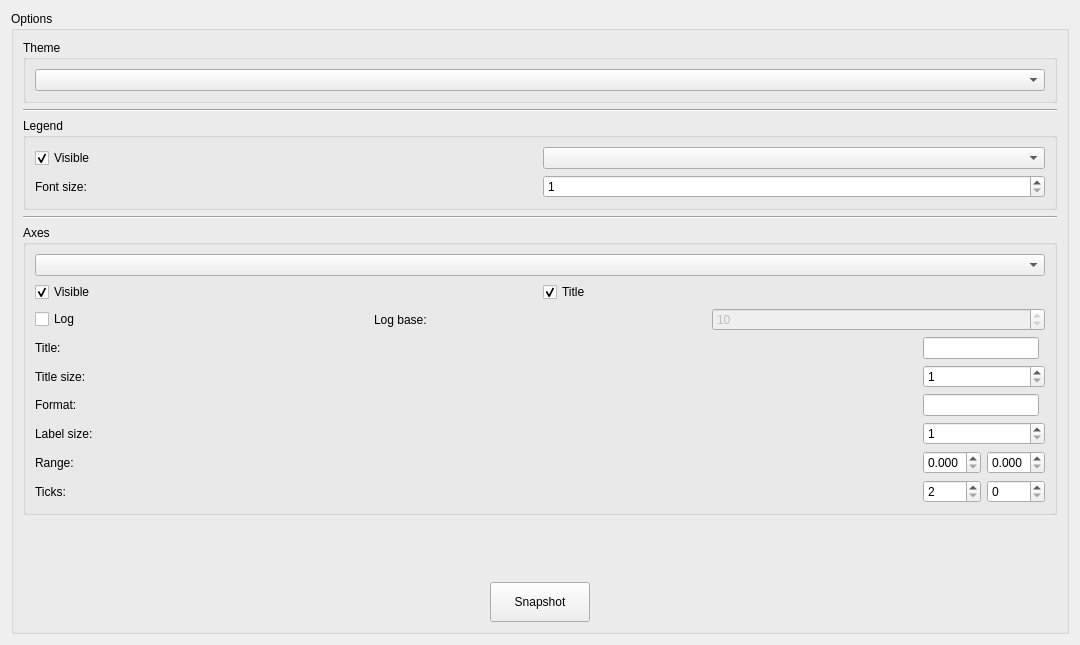
<?xml version="1.0" encoding="UTF-8"?>
<ui version="4.0">
 <class>PlotterLineChart</class>
 <widget class="QWidget" name="PlotterLineChart">
  <property name="geometry">
   <rect>
    <x>0</x>
    <y>0</y>
    <width>1080</width>
    <height>645</height>
   </rect>
  </property>
  <property name="windowTitle">
   <string>LineChart</string>
  </property>
  <layout class="QHBoxLayout" name="horizontalLayout">
   <item>
    <layout class="QVBoxLayout" name="verticalLayout">
     <item>
      <widget class="QGroupBox" name="groupBoxOptions">
       <property name="font">
        <font>
         <pointsize>9</pointsize>
        </font>
       </property>
       <property name="title">
        <string>Options</string>
       </property>
       <layout class="QVBoxLayout" name="verticalLayout_2">
        <item>
         <widget class="QGroupBox" name="groupBox">
          <property name="title">
           <string>Theme</string>
          </property>
          <layout class="QVBoxLayout" name="verticalLayout_5">
           <item>
            <widget class="QComboBox" name="comboBoxTheme"/>
           </item>
          </layout>
         </widget>
        </item>
        <item>
         <widget class="Line" name="line">
          <property name="orientation">
           <enum>Qt::Horizontal</enum>
          </property>
         </widget>
        </item>
        <item>
         <widget class="QGroupBox" name="groupBoxLegend">
          <property name="title">
           <string>Legend</string>
          </property>
          <layout class="QVBoxLayout" name="verticalLayout_3">
           <item>
            <layout class="QHBoxLayout" name="horizontalLayout_7">
             <item>
              <widget class="QCheckBox" name="checkBoxLegendVisible">
               <property name="text">
                <string>Visible</string>
               </property>
               <property name="checked">
                <bool>true</bool>
               </property>
              </widget>
             </item>
             <item>
              <widget class="QComboBox" name="comboBoxLegendAlign"/>
             </item>
            </layout>
           </item>
           <item>
            <layout class="QHBoxLayout" name="horizontalLayout_2">
             <item>
              <widget class="QLabel" name="labelFontSize">
               <property name="text">
                <string>Font size:</string>
               </property>
              </widget>
             </item>
             <item>
              <widget class="QSpinBox" name="spinBoxLegendFontSize">
               <property name="minimum">
                <number>1</number>
               </property>
               <property name="maximum">
                <number>72</number>
               </property>
              </widget>
             </item>
            </layout>
           </item>
          </layout>
         </widget>
        </item>
        <item>
         <widget class="Line" name="line_2">
          <property name="orientation">
           <enum>Qt::Horizontal</enum>
          </property>
         </widget>
        </item>
        <item>
         <widget class="QGroupBox" name="groupBoxCheckbox">
          <property name="title">
           <string>Axes</string>
          </property>
          <layout class="QVBoxLayout" name="verticalLayout_4">
           <item>
            <widget class="QComboBox" name="comboBoxAxis"/>
           </item>
           <item>
            <layout class="QHBoxLayout" name="horizontalLayout_3">
             <item>
              <widget class="QCheckBox" name="checkBoxAxisVisible">
               <property name="text">
                <string>Visible</string>
               </property>
               <property name="checked">
                <bool>true</bool>
               </property>
              </widget>
             </item>
             <item>
              <widget class="QCheckBox" name="checkBoxTitle">
               <property name="text">
                <string>Title</string>
               </property>
               <property name="checked">
                <bool>true</bool>
               </property>
              </widget>
             </item>
            </layout>
           </item>
           <item>
            <layout class="QHBoxLayout" name="horizontalLayout_6">
             <item>
              <widget class="QCheckBox" name="checkBoxLog">
               <property name="text">
                <string>Log</string>
               </property>
              </widget>
             </item>
             <item>
              <widget class="QLabel" name="label_6">
               <property name="text">
                <string>Log base:</string>
               </property>
              </widget>
             </item>
             <item>
              <widget class="QSpinBox" name="spinBoxLogBase">
               <property name="enabled">
                <bool>false</bool>
               </property>
               <property name="minimum">
                <number>2</number>
               </property>
               <property name="maximum">
                <number>1000</number>
               </property>
               <property name="value">
                <number>10</number>
               </property>
              </widget>
             </item>
            </layout>
           </item>
           <item>
            <layout class="QGridLayout" name="gridLayout">
             <item row="7" column="0">
              <widget class="QLabel" name="label_5">
               <property name="text">
                <string>Ticks:</string>
               </property>
              </widget>
             </item>
             <item row="7" column="1">
              <layout class="QHBoxLayout" name="horizontalLayout_5">
               <item>
                <widget class="QSpinBox" name="spinBoxTicks">
                 <property name="minimum">
                  <number>2</number>
                 </property>
                </widget>
               </item>
               <item>
                <widget class="QSpinBox" name="spinBoxMTicks"/>
               </item>
              </layout>
             </item>
             <item row="2" column="1">
              <widget class="QSpinBox" name="spinBoxTitleSize">
               <property name="minimum">
                <number>1</number>
               </property>
               <property name="maximum">
                <number>72</number>
               </property>
              </widget>
             </item>
             <item row="3" column="1">
              <widget class="QLineEdit" name="lineEditFormat">
               <property name="sizePolicy">
                <sizepolicy hsizetype="Fixed" vsizetype="Fixed">
                 <horstretch>0</horstretch>
                 <verstretch>0</verstretch>
                </sizepolicy>
               </property>
               <property name="maximumSize">
                <size>
                 <width>116</width>
                 <height>16777215</height>
                </size>
               </property>
              </widget>
             </item>
             <item row="1" column="0">
              <widget class="QLabel" name="label">
               <property name="text">
                <string>Title:</string>
               </property>
              </widget>
             </item>
             <item row="2" column="0">
              <widget class="QLabel" name="label_2">
               <property name="text">
                <string>Title size:</string>
               </property>
              </widget>
             </item>
             <item row="6" column="1">
              <layout class="QHBoxLayout" name="horizontalLayout_4">
               <item>
                <widget class="QDoubleSpinBox" name="doubleSpinBoxMin">
                 <property name="sizePolicy">
                  <sizepolicy hsizetype="Fixed" vsizetype="Fixed">
                   <horstretch>0</horstretch>
                   <verstretch>0</verstretch>
                  </sizepolicy>
                 </property>
                 <property name="minimumSize">
                  <size>
                   <width>0</width>
                   <height>0</height>
                  </size>
                 </property>
                 <property name="maximumSize">
                  <size>
                   <width>58</width>
                   <height>16777215</height>
                  </size>
                 </property>
                 <property name="decimals">
                  <number>3</number>
                 </property>
                 <property name="maximum">
                  <double>9999999999.000000000000000</double>
                 </property>
                 <property name="value">
                  <double>0.000000000000000</double>
                 </property>
                </widget>
               </item>
               <item>
                <widget class="QDoubleSpinBox" name="doubleSpinBoxMax">
                 <property name="sizePolicy">
                  <sizepolicy hsizetype="Fixed" vsizetype="Fixed">
                   <horstretch>0</horstretch>
                   <verstretch>0</verstretch>
                  </sizepolicy>
                 </property>
                 <property name="minimumSize">
                  <size>
                   <width>0</width>
                   <height>0</height>
                  </size>
                 </property>
                 <property name="maximumSize">
                  <size>
                   <width>58</width>
                   <height>16777215</height>
                  </size>
                 </property>
                 <property name="decimals">
                  <number>3</number>
                 </property>
                 <property name="maximum">
                  <double>9999999999.000000000000000</double>
                 </property>
                </widget>
               </item>
              </layout>
             </item>
             <item row="3" column="0">
              <widget class="QLabel" name="label_4">
               <property name="text">
                <string>Format:</string>
               </property>
              </widget>
             </item>
             <item row="6" column="0">
              <widget class="QLabel" name="label_3">
               <property name="text">
                <string>Range:</string>
               </property>
              </widget>
             </item>
             <item row="1" column="1">
              <widget class="QLineEdit" name="lineEditTitle">
               <property name="sizePolicy">
                <sizepolicy hsizetype="Fixed" vsizetype="Fixed">
                 <horstretch>0</horstretch>
                 <verstretch>0</verstretch>
                </sizepolicy>
               </property>
               <property name="maximumSize">
                <size>
                 <width>116</width>
                 <height>16777215</height>
                </size>
               </property>
              </widget>
             </item>
             <item row="4" column="0">
              <widget class="QLabel" name="label_7">
               <property name="text">
                <string>Label size:</string>
               </property>
              </widget>
             </item>
             <item row="4" column="1">
              <widget class="QSpinBox" name="spinBoxLabelSize">
               <property name="minimum">
                <number>1</number>
               </property>
               <property name="maximum">
                <number>72</number>
               </property>
              </widget>
             </item>
            </layout>
           </item>
          </layout>
         </widget>
        </item>
        <item>
         <spacer name="verticalSpacer">
          <property name="orientation">
           <enum>Qt::Vertical</enum>
          </property>
          <property name="sizeHint" stdset="0">
           <size>
            <width>20</width>
            <height>40</height>
           </size>
          </property>
         </spacer>
        </item>
        <item>
         <layout class="QHBoxLayout" name="horizontalLayout_9">
          <item>
           <widget class="QPushButton" name="pushButtonSnapshot">
            <property name="minimumSize">
             <size>
              <width>0</width>
              <height>40</height>
             </size>
            </property>
            <property name="maximumSize">
             <size>
              <width>100</width>
              <height>16777215</height>
             </size>
            </property>
            <property name="text">
             <string>Snapshot</string>
            </property>
           </widget>
          </item>
         </layout>
        </item>
       </layout>
      </widget>
     </item>
    </layout>
   </item>
  </layout>
 </widget>
 <resources/>
 <connections/>
</ui>
